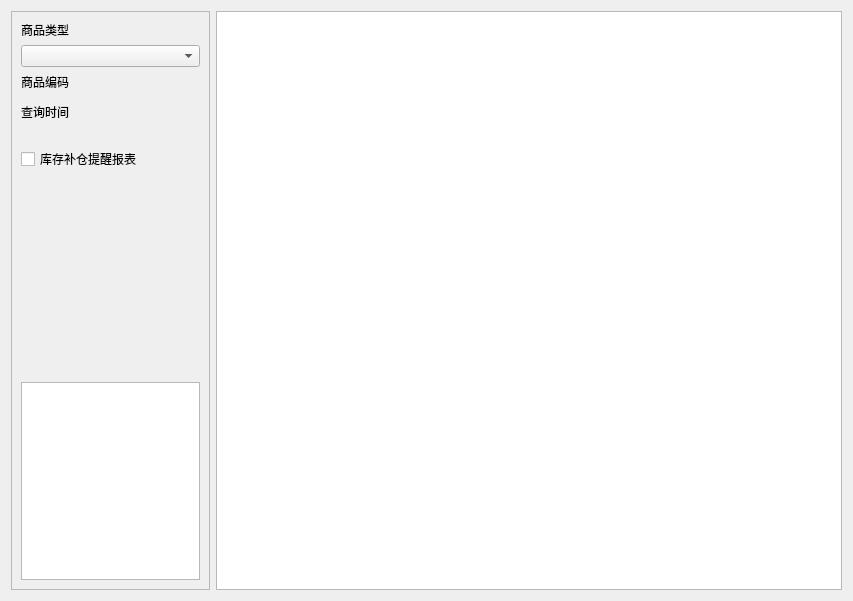
<?xml version="1.0" encoding="UTF-8"?>
<ui version="4.0">
 <class>w_i_inventory_query_Dialog</class>
 <widget class="QDialog" name="w_i_inventory_query_Dialog">
  <property name="geometry">
   <rect>
    <x>0</x>
    <y>0</y>
    <width>853</width>
    <height>601</height>
   </rect>
  </property>
  <property name="windowTitle">
   <string>Dialog</string>
  </property>
  <layout class="QHBoxLayout" name="horizontalLayout">
   <item>
    <widget class="QFrame" name="frame">
     <property name="maximumSize">
      <size>
       <width>199</width>
       <height>16777215</height>
      </size>
     </property>
     <property name="frameShape">
      <enum>QFrame::StyledPanel</enum>
     </property>
     <property name="frameShadow">
      <enum>QFrame::Raised</enum>
     </property>
     <property name="outer_stylesheet" stdset="0">
      <string>frame_back_round</string>
     </property>
     <layout class="QVBoxLayout" name="verticalLayout">
      <item>
       <widget class="QLabel" name="label_3">
        <property name="text">
         <string>商品类型</string>
        </property>
       </widget>
      </item>
      <item>
       <widget class="lds_ComboBox" name="comboBox_series">
        <property name="editable">
         <bool>false</bool>
        </property>
       </widget>
      </item>
      <item>
       <widget class="QLabel" name="label_4">
        <property name="text">
         <string>商品编码</string>
        </property>
       </widget>
      </item>
      <item>
       <widget class="lds_selectgoods" name="selectgoods" native="true"/>
      </item>
      <item>
       <widget class="QLabel" name="label_5">
        <property name="text">
         <string>查询时间</string>
        </property>
       </widget>
      </item>
      <item>
       <layout class="QHBoxLayout" name="horizontalLayout_2" stretch="1,1">
        <item>
         <widget class="QLabel" name="label">
          <property name="styleSheet">
           <string notr="true"/>
          </property>
          <property name="text">
           <string/>
          </property>
         </widget>
        </item>
        <item>
         <widget class="QLabel" name="label_querytime">
          <property name="styleSheet">
           <string notr="true"/>
          </property>
          <property name="text">
           <string/>
          </property>
         </widget>
        </item>
       </layout>
      </item>
      <item>
       <widget class="lds_CheckBox" name="checkBox">
        <property name="text">
         <string>库存补仓提醒报表</string>
        </property>
       </widget>
      </item>
      <item>
       <widget class="lds_toolbar" name="widget"/>
      </item>
      <item>
       <spacer name="verticalSpacer">
        <property name="orientation">
         <enum>Qt::Vertical</enum>
        </property>
        <property name="sizeHint" stdset="0">
         <size>
          <width>20</width>
          <height>40</height>
         </size>
        </property>
       </spacer>
      </item>
      <item>
       <widget class="lds_tableView" name="tableView_sum"/>
      </item>
     </layout>
    </widget>
   </item>
   <item>
    <widget class="lds_tableView" name="tableView"/>
   </item>
  </layout>
 </widget>
 <customwidgets>
  <customwidget>
   <class>lds_toolbar</class>
   <extends>QFrame</extends>
   <header>lds_toolbar.h</header>
   <container>1</container>
  </customwidget>
  <customwidget>
   <class>lds_ComboBox</class>
   <extends>QComboBox</extends>
   <header>lds_combobox.h</header>
  </customwidget>
  <customwidget>
   <class>lds_tableView</class>
   <extends>QTableView</extends>
   <header>lds_tableview.h</header>
  </customwidget>
  <customwidget>
   <class>lds_CheckBox</class>
   <extends>QCheckBox</extends>
   <header>lds_checkbox.h</header>
  </customwidget>
  <customwidget>
   <class>lds_selectgoods</class>
   <extends>QWidget</extends>
   <header>lds_selectgoods.h</header>
   <container>1</container>
   <slots>
    <signal>okstr1(QString)</signal>
   </slots>
  </customwidget>
 </customwidgets>
 <tabstops>
  <tabstop>tableView</tabstop>
  <tabstop>comboBox_series</tabstop>
 </tabstops>
 <resources/>
 <connections/>
</ui>
